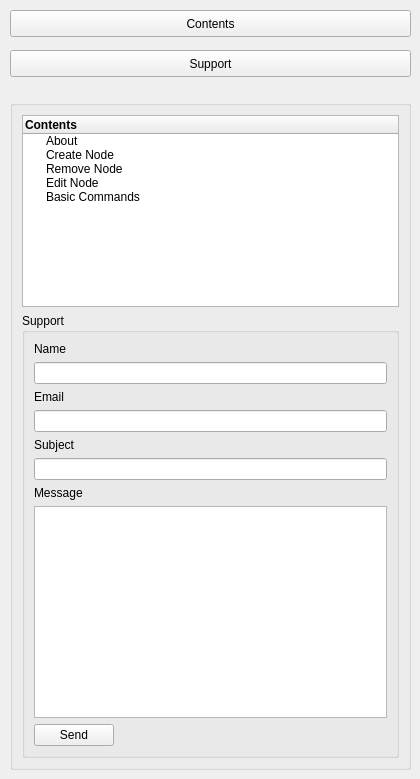
     <widget class="QWidget" name="tab_3">
      <attribute name="title">
       <string>Help</string>
      </attribute>
      <widget class="QPushButton" name="contentPushButton">
       <property name="geometry">
        <rect>
         <x>10</x>
         <y>10</y>
         <width>401</width>
         <height>27</height>
        </rect>
       </property>
       <property name="text">
        <string>Contents</string>
       </property>
      </widget>
      <widget class="QPushButton" name="reportButton">
       <property name="geometry">
        <rect>
         <x>10</x>
         <y>50</y>
         <width>401</width>
         <height>27</height>
        </rect>
       </property>
       <property name="text">
        <string>Support</string>
       </property>
      </widget>
      <widget class="QGroupBox" name="groupBox_3">
       <property name="geometry">
        <rect>
         <x>10</x>
         <y>100</y>
         <width>401</width>
         <height>670</height>
        </rect>
       </property>
       <property name="title">
        <string/>
       </property>
       <layout class="QGridLayout" name="gridLayout">
        <item row="0" column="0">
         <widget class="QTreeWidget" name="treeWidget_2">
          <property name="sizePolicy">
           <sizepolicy hsizetype="Expanding" vsizetype="Preferred">
            <horstretch>0</horstretch>
            <verstretch>0</verstretch>
           </sizepolicy>
          </property>
          <property name="maximumSize">
           <size>
            <width>16777215</width>
            <height>16777215</height>
           </size>
          </property>
          <column>
           <property name="text">
            <string>Contents</string>
           </property>
           <property name="font">
            <font>
             <weight>75</weight>
             <bold>true</bold>
             <strikeout>false</strikeout>
            </font>
           </property>
          </column>
          <item>
           <property name="text">
            <string>About</string>
           </property>
          </item>
          <item>
           <property name="text">
            <string>Create Node</string>
           </property>
          </item>
          <item>
           <property name="text">
            <string>Remove Node</string>
           </property>
          </item>
          <item>
           <property name="text">
            <string>Edit Node</string>
           </property>
          </item>
          <item>
           <property name="text">
            <string>Basic Commands</string>
           </property>
          </item>
         </widget>
        </item>
        <item row="1" column="0">
         <widget class="QGroupBox" name="groupBox_4">
          <property name="autoFillBackground">
           <bool>false</bool>
          </property>
          <property name="title">
           <string>Support</string>
          </property>
          <layout class="QFormLayout" name="formLayout">
           <item row="12" column="0">
            <widget class="QLabel" name="label_12">
             <property name="text">
              <string>Message</string>
             </property>
            </widget>
           </item>
           <item row="14" column="0">
            <widget class="QPushButton" name="SendButton">
             <property name="text">
              <string>Send</string>
             </property>
            </widget>
           </item>
           <item row="13" column="0" colspan="2">
            <widget class="QTextEdit" name="BugBox"/>
           </item>
           <item row="9" column="0">
            <widget class="QLabel" name="label_11">
             <property name="text">
              <string>Subject</string>
             </property>
            </widget>
           </item>
           <item row="6" column="0">
            <widget class="QLabel" name="label_10">
             <property name="text">
              <string>Email</string>
             </property>
            </widget>
           </item>
           <item row="3" column="0" colspan="2">
            <widget class="QLineEdit" name="Nametext"/>
           </item>
           <item row="7" column="0" colspan="2">
            <widget class="QLineEdit" name="EmailText"/>
           </item>
           <item row="10" column="0" colspan="2">
            <widget class="QLineEdit" name="SubjectBox"/>
           </item>
           <item row="2" column="0">
            <widget class="QLabel" name="label_9">
             <property name="text">
              <string>Name</string>
             </property>
            </widget>
           </item>
          </layout>
         </widget>
        </item>
       </layout>
      </widget>
     </widget>
